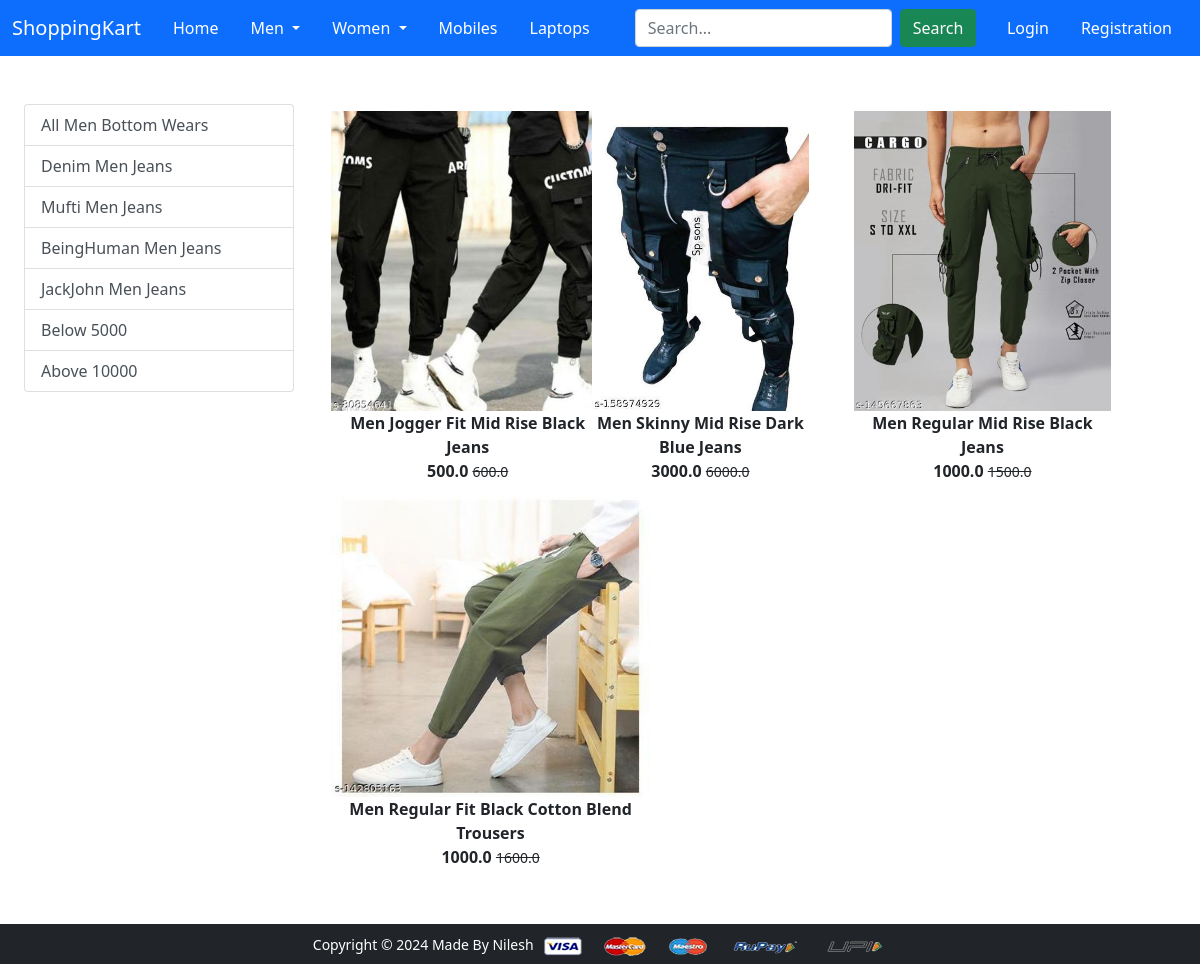
The page /menbottomwear/ on the database its author committed.
### app/models.py (models this page shows, shortened)
class Product(models.Model):
    title = models.CharField(max_length=100)
    selling_price = models.FloatField()
    discounted_price = models.FloatField()
    description = models.TextField()
    brand = models.CharField(max_length=100)
    category = models.CharField(choices=CATEGORY_CHOICES, max_length=2)
    product_image = models.ImageField(upload_to="productimage")

### app/views.py (the view)
# urls.py: path("menbottomwear/", views.menbottomwear, name="menbottomwear"),
def menbottomwear(request, data=None):
   if data == None:
      menbottomwears = Product.objects.filter(category='MB')
   elif data == 'Denim' or data == 'Mufti' or data == 'BeingHuman' or data == 'JackJohn':
      menbottomwears = Product.objects.filter(category='MB').filter(brand=data)
   elif data == 'Below':
      menbottomwears = Product.objects.filter(category='MB').filter(discounted_price__lt=10000)
   elif data == 'Above':
      menbottomwears = Product.objects.filter(category='MB').filter(discounted_price__gt=30000)
   return render(request, 'app/menbottomwear.html', {'menbottomwears':menbottomwears})

### app/templates/app/menbottomwear.html (shortened to what this page needs)
{% extends 'app/base.html' %}
{% load static %}
{% block main-content %}
<div class="container-fluid my-5">
  <div class="row">
    <div class="col-sm-3">
      <div class="list-group">
        <a
          href="{% url 'menbottomwear' %}"
          class="list-group-item list-group-item-action"
          area-current="true"
          >All Men Bottom Wears</a
        >
        <a
          href="{% url 'menbottomweardata' 'Denim' %}"
          class="list-group-item list-group-item-action"
          area-current="true"
          >Denim Men Jeans</a
        >
        <a
          href="{% url 'menbottomweardata' 'Mufti' %}"
          class="list-group-item list-group-item-action"
          area-current="true"
          >Mufti Men Jeans</a
        >
        <a
          href="{% url 'menbottomweardata' 'BeingHuman' %}"
          class="list-group-item list-group-item-action"
          area-current="true"
          >BeingHuman Men Jeans</a
        >
        <a
          href="{% url 'menbottomweardata' 'JackJohn' %}"
          class="list-group-item list-group-item-action"
          area-current="true"
          >JackJohn Men Jeans</a
        >
        <a
          href="{% url 'menbottomweardata' 'Below' %}"
          class="list-group-item list-group-item-action"
          area-current="true"
          >Below 5000</a
        >
        <a
          href="{% url 'menbottomweardata' 'Above' %}"
          class="list-group-item list-group-item-action"
          area-current="true"
          >Above 10000</a
        >
      </div>
    </div>
    <div class="col-sm-8">
      <div class="row">
        {% for product in menbottomwears %}
        <div class="col-sm-4 text-center mg-4">
          <a href="{% url 'product-detail' product.id %}" class="btn">
            <div class="item">
              <img
                src="{{product.product_image.url}}"
                alt=""
                height="300"
                class=""
              />
              <div class="fw-bold">{{product.title}}</div>
              <div class="fw-bold">
                {{product.discounted_price}}  <small class="fw-light text-decoration-line-through"
                  >{{product.selling_price}}</small
                >
              </div>
            </div>
          </a>
        </div>
        {% endfor %}
      </div>
    </div>
  </div>
</div>
{% endblock main-content %}

### rows shown on the page
Product: product_image (picture), title "Men Jogger Fit Mid Rise Black Jeans", discounted_price "500.0", selling_price "600.0"
Product: product_image (picture), title "Men Skinny Mid Rise Dark Blue Jeans", discounted_price "3000.0", selling_price "6000.0"
Product: product_image (picture), title "Men Regular Mid Rise Black Jeans", discounted_price "1000.0", selling_price "1500.0"
Product: product_image (picture), title "Men Regular Fit Black Cotton Blend Trousers", discounted_price "1000.0", selling_price "1600.0"
